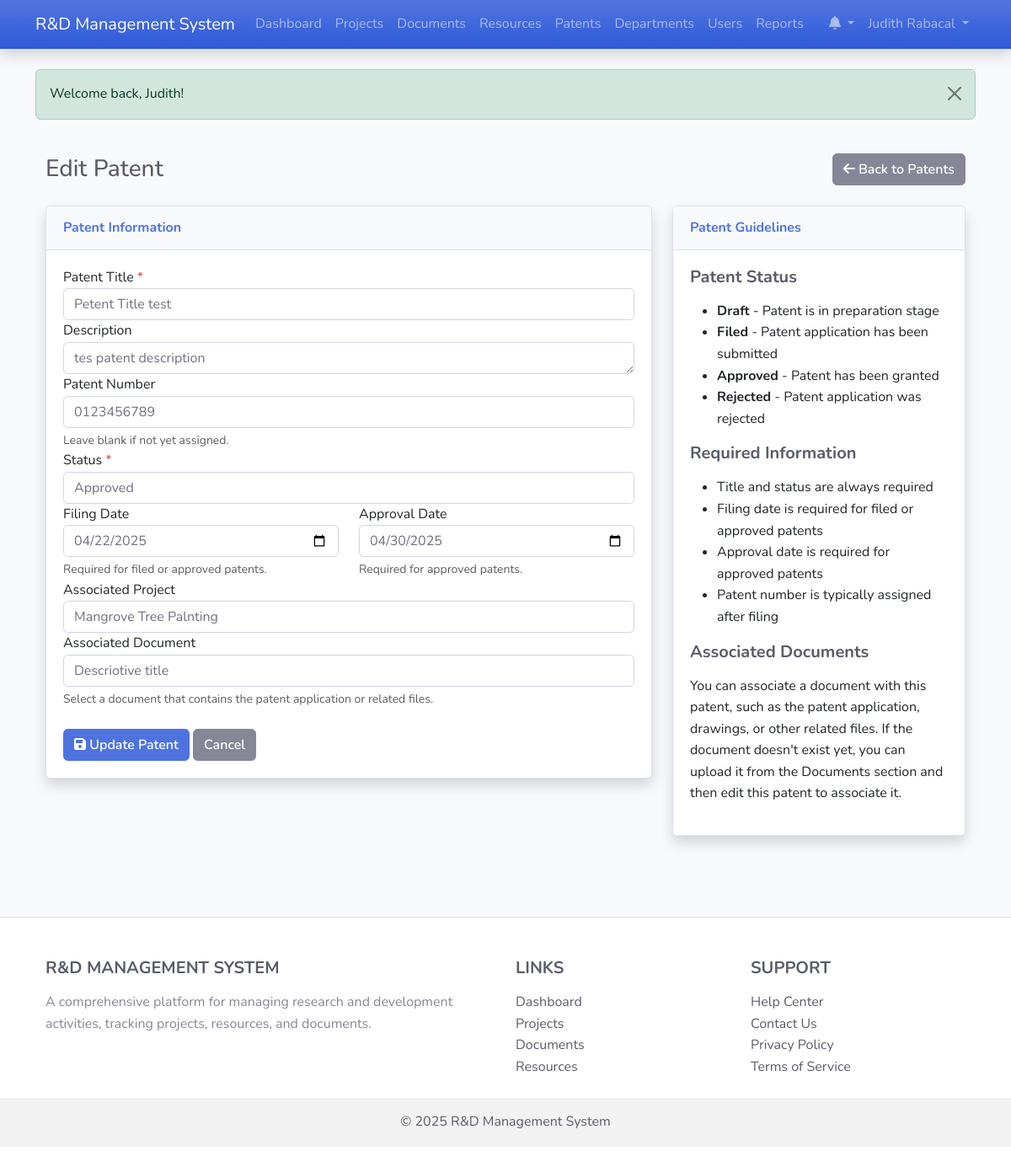
The page /patent_form.php?id=1 (signed in) on the database its author committed.
### tables this page shows
CREATE TABLE `users` (
  `id` int(11) NOT NULL,
  `username` varchar(50) NOT NULL,
  `password` varchar(255) NOT NULL,
  `email` varchar(100) NOT NULL,
  `first_name` varchar(50) NOT NULL,
  `last_name` varchar(50) NOT NULL,
  `role_id` int(11) NOT NULL,
  `department_id` int(11) DEFAULT NULL,
  `is_active` tinyint(1) DEFAULT 1,
  `last_login` datetime DEFAULT NULL,
  `created_at` timestamp NOT NULL DEFAULT current_timestamp(),
  `updated_at` timestamp NOT NULL DEFAULT current_timestamp() ON UPDATE current_timestamp()
);

CREATE TABLE `patents` (
  `id` int(11) NOT NULL,
  `title` varchar(100) NOT NULL,
  `description` text DEFAULT NULL,
  `patent_number` varchar(50) DEFAULT NULL,
  `filing_date` date DEFAULT NULL,
  `approval_date` date DEFAULT NULL,
  `status` enum('draft','filed','approved','rejected') DEFAULT 'draft',
  `project_id` int(11) DEFAULT NULL,
  `document_id` int(11) DEFAULT NULL,
  `created_by` int(11) NOT NULL,
  `created_at` timestamp NOT NULL DEFAULT current_timestamp(),
  `updated_at` timestamp NOT NULL DEFAULT current_timestamp() ON UPDATE current_timestamp()
);

CREATE TABLE `projects` (
  `id` int(11) NOT NULL,
  `title` varchar(100) NOT NULL,
  `description` text DEFAULT NULL,
  `start_date` date DEFAULT NULL,
  `end_date` date DEFAULT NULL,
  `status` enum('planning','in_progress','completed','on_hold','cancelled') DEFAULT 'planning',
  `budget` decimal(15,2) DEFAULT NULL,
  `department_id` int(11) DEFAULT NULL,
  `created_by` int(11) NOT NULL,
  `created_at` timestamp NOT NULL DEFAULT current_timestamp(),
  `updated_at` timestamp NOT NULL DEFAULT current_timestamp() ON UPDATE current_timestamp()
);

CREATE TABLE `documents` (
  `id` int(11) NOT NULL,
  `title` varchar(100) NOT NULL,
  `description` text DEFAULT NULL,
  `file_path` varchar(255) NOT NULL,
  `file_type` varchar(50) DEFAULT NULL,
  `file_size` int(11) DEFAULT NULL,
  `type` enum('research_paper','faculty_evaluation','patent','report','other') NOT NULL,
  `project_id` int(11) DEFAULT NULL,
  `uploaded_by` int(11) NOT NULL,
  `upload_date` datetime DEFAULT current_timestamp(),
  `created_at` timestamp NOT NULL DEFAULT current_timestamp(),
  `updated_at` timestamp NOT NULL DEFAULT current_timestamp() ON UPDATE current_timestamp(),
  `submit_to_journal` varchar(60) NOT NULL
);

### patent_form.php (the view, shortened to what the rows shown need)
<?php
require_once 'classes/Document.php';
$patent = new Patent();
$project = new Project();
$user = new User();
$document = new Document();
$currentUser = $user->getById($_SESSION['user_id']);
$userRole = $currentUser['role_id'];
$patentData = [
    'title' => '',
    'description' => '',
    'patent_number' => '',
    'filing_date' => '',
    'approval_date' => '',
    'status' => 'draft',
    'project_id' => '',
    'document_id' => '',
    'created_by' => $_SESSION['user_id']
];
$pageTitle = "Register New Patent";
$formAction = "patent_form.php";
if (isset($_GET['id']) && !empty($_GET['id'])) {
    $patentId = $_GET['id'];
    $existingPatent = $patent->getById($patentId);
    if ($existingPatent) {
        $patentData = $existingPatent;
        $pageTitle = "Edit Patent";
        $formAction = "patent_form.php?id=" . $patentId;
    } else {
        $_SESSION['error_message'] = "Patent not found.";
        header("Location: patents.php");
        exit;
    }
}
$projects = [];
if ($userRole == 1) {
    $projects = $project->getAll('title', 'ASC');
}
$documents = [];
if ($userRole == 1) {
    $documents = $document->getAll('upload_date', 'DESC');
}
include 'includes/header.php';
?>
<div class="container-fluid py-4">
    <div class="d-flex justify-content-between align-items-center mb-4">
        <h1 class="h3 mb-0 text-gray-800"><?php echo $pageTitle; ?></h1>
    </div>
    <div class="row">
        <div class="col-lg-8">
            <div class="card shadow mb-4">
                <div class="card-body">
                    <form method="POST" action="<?php echo $formAction; ?>">
                        <div class="form-group">
                            <label for="title">Patent Title <span class="text-danger">*</span></label>
                            <input type="text" class="form-control" id="title" name="title" value="<?php echo htmlspecialchars($patentData['title']); ?>" required>
                        </div>
                        <div class="form-group">
                            <label for="description">Description</label>
                            <textarea class="form-control" id="description" name="description" rows="3"><?php echo htmlspecialchars($patentData['description'] ?? ''); ?></textarea>
                        </div>
                        <div class="form-group">
                            <label for="patent_number">Patent Number</label>
                            <input type="text" class="form-control" id="patent_number" name="patent_number" value="<?php echo htmlspecialchars($patentData['patent_number'] ?? ''); ?>">
                            <small class="form-text text-muted">
                                Leave blank if not yet assigned.
                            </small>
                        </div>
                        <div class="form-group">
                            <label for="status">Status <span class="text-danger">*</span></label>
                            <select class="form-control" id="status" name="status" required>
                                <option value="approved" <?php echo ($patentData['status'] == 'approved') ? 'selected' : ''; ?>>Approved</option>
                            </select>
                        </div>
                        <div class="row">
                            <div class="col-md-6">
                                <div class="form-group">
                                    <label for="filing_date">Filing Date</label>
                                    <input type="date" class="form-control" id="filing_date" name="filing_date" value="<?php echo $patentData['filing_date'] ?? ''; ?>">
                                    <small class="form-text text-muted">
                                        Required for filed or approved patents.
                                    </small>
                                </div>
                            </div>
                            <div class="col-md-6">
                                <div class="form-group">
                                    <label for="approval_date">Approval Date</label>
                                    <input type="date" class="form-control" id="approval_date" name="approval_date" value="<?php echo $patentData['approval_date'] ?? ''; ?>">
                                    <small class="form-text text-muted">
                                        Required for approved patents.
                                    </small>
                                </div>
                            </div>
                        </div>
                        <div class="form-group">
                            <label for="project_id">Associated Project</label>
                            <select class="form-control" id="project_id" name="project_id">
                                <?php foreach ($projects as $proj): ?>
                                    <option value="<?php echo $proj['id']; ?>" <?php echo ($patentData['project_id'] == $proj['id']) ? 'selected' : ''; ?>>
                                        <?php echo htmlspecialchars($proj['title']); ?>
                                    </option>
                                <?php endforeach; ?>
                            </select>
                        </div>
                        <div class="form-group">
                            <label for="document_id">Associated Document</label>
                            <select class="form-control" id="document_id" name="document_id">
                                <?php foreach ($documents as $doc): ?>
                                    <option value="<?php echo $doc['id']; ?>" <?php echo ($patentData['document_id'] == $doc['id']) ? 'selected' : ''; ?>>
                                        <?php echo htmlspecialchars($doc['title']); ?>
                                    </option>
                                <?php endforeach; ?>
                            </select>
                            <small class="form-text text-muted">
                                Select a document that contains the patent application or related files.
                            </small>
                        </div>
                    </form>
                </div>
            </div>
        </div>
    </div>
</div>
<?php include 'includes/footer.php'; ?>

### includes/header.php (shortened to what the rows shown need)
<?php
$isLoggedIn = isset($_SESSION['user_id']);
$currentUser = null;
if ($isLoggedIn) {
    $userObj = new User();
    $currentUser = $userObj->getById($_SESSION['user_id']);
}
?>
<!DOCTYPE html>
<html lang="en">
<head>
    <link href="https://cdn.jsdelivr.net/npm/bootstrap@5.3.0-alpha1/dist/css/bootstrap.min.css" rel="stylesheet">
    <link rel="stylesheet" href="https://cdnjs.cloudflare.com/ajax/libs/font-awesome/6.0.0/css/all.min.css">
    <link rel="stylesheet" href="https://cdn.datatables.net/1.11.5/css/dataTables.bootstrap5.min.css">
    <link rel="stylesheet" href="assets/css/style.css">
</head>
<body>
    <nav class="navbar navbar-expand-lg navbar-dark bg-gradient-primary shadow">
        <div class="container">
            <div class="collapse navbar-collapse" id="navbarNav">
                <ul class="navbar-nav">
                    <?php if ($isLoggedIn): ?>
                        <li class="nav-item dropdown">
                            <a class="nav-link dropdown-toggle" href="#" id="notificationsDropdown" role="button" data-bs-toggle="dropdown" aria-expanded="false">
                                <i class="fas fa-bell"></i>
                            </a>
                        </li>
                        <li class="nav-item dropdown">
                            <a class="nav-link dropdown-toggle" href="#" id="userDropdown" role="button" data-bs-toggle="dropdown" aria-expanded="false">
                                <?php echo htmlspecialchars($currentUser['first_name'] . ' ' . $currentUser['last_name']); ?>
                            </a>
                        </li>
                    <?php endif; ?>
                </ul>
            </div>
        </div>
    </nav>
    <div class="container mt-4">

### rows shown on the page
users: first_name+last_name "Judith Rabacal"
patents: title "Petent Title test", description "tes patent description", patent_number "0123456789", status "Approved", filing_date "04/22/2025", approval_date "04/30/2025", project_id "Mangrove Tree Palnting", document_id "Descriotive title"

### other values the page prints
$_SESSION['success_message'] "Welcome back, Judith!"
$pageTitle "Edit Patent"
$submitButtonText "Update Patent"
